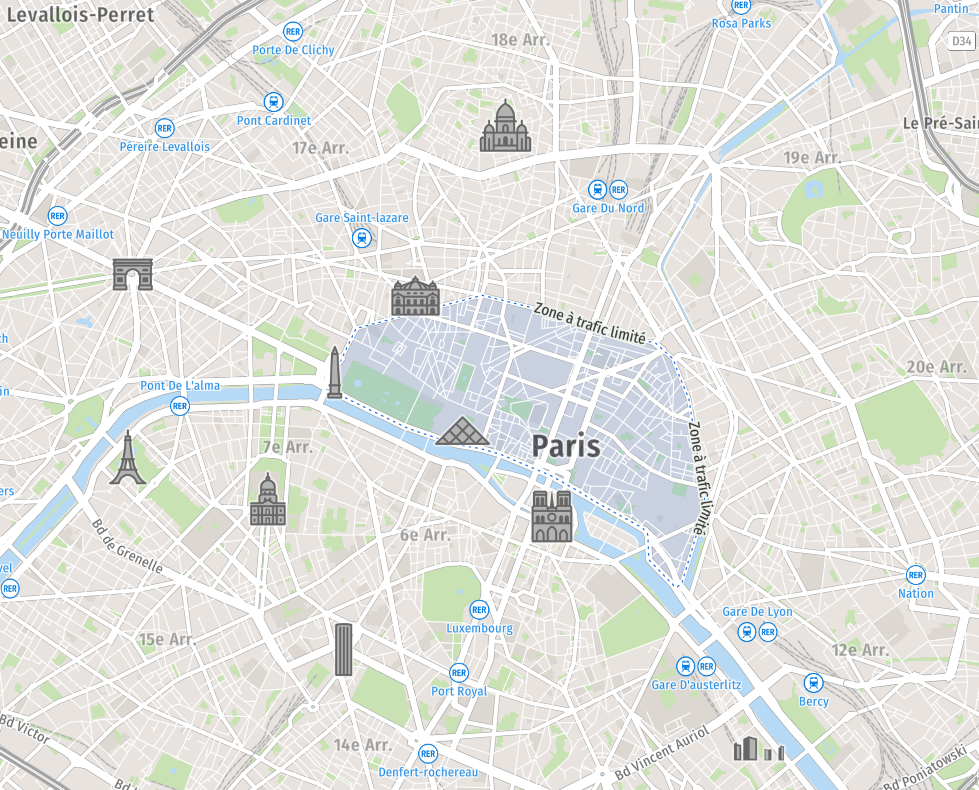
#> input picture location_problem/paris_map.PNG, 979 x 790 px, found by its file name
$ python make_images.py
#> lines starting #> are read from the running program, lines starting #| are printed output that depends on the picture; after the words box and inside, x2 and y2 are one past the last pixel; in counts of white or black regions, pixels touching at a corner belong together


import numpy as np
import random
import matplotlib.pyplot as plt
from PIL import Image
import pickle
import matplotlib.pyplot as plt

def generate_image(height, width):
    # Create a blank image of specified size with all pixels initially black
    image = np.zeros((height, width), dtype=np.uint8)

    # Define the bounds of the lower-left quarter to avoid placing spots there
    lower_left_quarter = (width // 2, width, height // 2, height)  # x_min, x_max, y_min, y_max

    # Number of spots to generate
    num_spots = random.randint(50, 150)

    for _ in range(num_spots):
        # Choose a random position for the spot, excluding the lower-left quarter
        x_center = random.randint(0, width - 1)
        y_center = random.randint(0, height - 1)

        while lower_left_quarter[0] <= x_center < lower_left_quarter[1] and lower_left_quarter[2] <= y_center < lower_left_quarter[3]:
            x_center = random.randint(0, width - 1)
            y_center = random.randint(0, height - 1)

        # Randomly choose the radius and shape
        radius = random.randint(height // 100, height // 20)
        shape = random.choice(['circle', 'square'])

        if shape == 'circle':
            # Draw a circular spot
            for x in range(max(0, x_center - radius), min(height, x_center + radius + 1)):
                for y in range(max(0, y_center - radius), min(width, y_center + radius + 1)):
                    if (x - x_center) ** 2 + (y - y_center) ** 2 <= radius ** 2:
                        image[x, y] = 255  # Set pixel to white
        elif shape == 'square':
            # Draw a square spot
            for x in range(max(0, x_center - radius), min(height, x_center + radius + 1)):
                for y in range(max(0, y_center - radius), min(width, y_center + radius + 1)):
                    image[x, y] = 255  # Set pixel to white

    # Return the numpy array representing the spots
    return image

def create_image_with_paris_map(spot_array, alpha_value=255):
    height, width = spot_array.shape
    # Load the Paris map and resize it
    paris_map = Image.open('paris_map.png').convert('RGB').resize((width, height))

    # Convert the Paris map to RGBA format for transparency
    paris_rgba = paris_map.convert('RGBA')

    # Apply transparency and red tint to spots in the overlay array
    for x in range(width):
        for y in range(height):
            gray_value = spot_array[y, x]  # Access the numpy array directly
            if gray_value ==  0:  # If there's a spot
                # Adjust red tint by setting red component higher
                r, g, b, _ = paris_rgba.getpixel((x, y))
                new_r = min(255, 200+r)  # Increase the red channel for a reddish tint
                paris_rgba.putpixel((x, y), (new_r,g//2,b//2,_))# g, b, alpha_value))
            else:
                # Make non-spot areas fully opaque
                paris_rgba.putpixel((x, y), (*paris_rgba.getpixel((x, y))[:3], 255))

    return paris_rgba

from matplotlib.backends.backend_agg import FigureCanvasAgg as FigureCanvas
from matplotlib.colors import Normalize
from matplotlib.colorbar import ColorbarBase

# [88 lines left out: functions create_image_nuanced_with_paris_map_regular_resolution, create_image_nuanced_with_paris_map_increased_resolution, not called in this run]

def display_dataset(dataset):
    # Define grid dimensions
    grid_rows, grid_cols = 3, 3
    fig, axes = plt.subplots(grid_rows, grid_cols, figsize=(15, 15))
    # Adjust spacing between the images
    plt.subplots_adjust(wspace=0.0, hspace=0.05)  # Adjust these values as needed
    # Plot each image on the grid
    for i in range(grid_rows * grid_cols):
        # Check if we have an image for this grid cell
        if i < len(dataset):
            # Generate the overlaid image with spots on the Paris map
            im = dataset[i % len(dataset)]
            I, J = im>0, im==0
            im[I] = 0
            im[J] = 1
            result_image = create_image_with_paris_map(im) # create_image_with_paris_map(dataset[i % len(dataset)])

            # Display the image in the appropriate grid cell
            ax = axes[i // grid_cols, i % grid_cols]
            ax.imshow(result_image)
            ax.axis('off')
        else:
            # Hide unused grid cells
            axes[i // grid_cols, i % grid_cols].axis('off')

    plt.show()

from PIL import ImageDraw
def generate_rectangles_image(height, width):
    # Create a white background image
#> called with height = 200, width = 200
    image = np.ones((height, width), dtype=np.uint8) * 255

    # Convert to PIL image for easy drawing
    pil_image = Image.fromarray(image)
#> pil_image: PIL image 200x200 L; every value is 255
    draw = ImageDraw.Draw(pil_image)
    draw = ImageDraw.Draw(pil_image)
    rectangle_size1 = width//10
    rectangle_size2 = [height//9, height//5]
    liste_x0s = [3*width//4, width//4, 7*width//10, 6*width//11, width-rectangle_size1-10, rectangle_size1, 2*width//9, width-rectangle_size1-5]
    list_y0s = [height//9, height//2, 7*height//12, 3*height//4, 8*height//13, 3*height//4, height-rectangle_size2[0]-5, height-rectangle_size2[0]-5]
    num_squares = len(list_y0s)

    for i in range(num_squares):
        # Randomly choose top-left corner for each square, ensuring it fits within the image
        j = 0
        if i == 0:
            j = 1
        rectangle_size = rectangle_size1, rectangle_size2[j]
        x0 = liste_x0s[i]
        y0 = list_y0s[i]
        x1, y1 = x0 + rectangle_size[0], y0 + rectangle_size[1]

        x1, y1 = x0 + rectangle_size[0], y0 + rectangle_size[1]

        # Draw a filled black square
        draw.rectangle([x0, y0, x1, y1], fill=0)


    # Convert back to a numpy array
    final_image = np.array(pil_image)
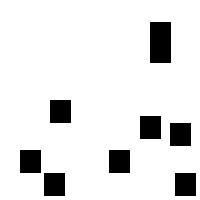
#> final_image: shape (200, 200); 89.4% white; 8 black regions, largest, box (x1, y1, x2, y2) and area: (150, 22, 171, 63) 861, (50, 100, 71, 123) 483, (140, 116, 161, 139) 483

    return final_image

if __name__ == '__main__':
    height, width = 200, 200 # 100,100
    filter = generate_rectangles_image(height, width)
    filter = create_image_with_paris_map(filter, 50)
#> in create_image_with_paris_map, `paris_map = Image.open('paris_map.png').convert('RGB').resize((width, ..`:
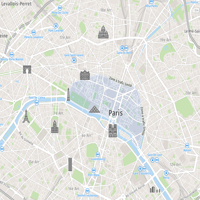
#> paris_map: PIL image 200x200 RGB; mean R, G, B 226.5, 227.9, 224
#> after the loop in create_image_with_paris_map, `for x in range(width):`:
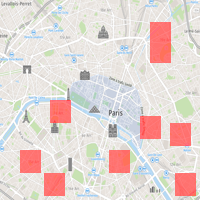
#> paris_rgba: PIL image 200x200 RGBA; mean R, G, B, A 229.3, 215.7, 212.1, 255
    # Display image
    plt.imshow(filter)


    remake_dataset = True
    if remake_dataset:
        dataset = []
        for i in range(12):
            spot_array = generate_image(height, width)
            dataset.append(spot_array/np.sum(spot_array))
        # [6 lines of commented-out code are left out]
        display_dataset(dataset)
#> call 2 of create_image_with_paris_map, with alpha_value = 255
#> after the loop in create_image_with_paris_map (call 2), `for x in range(width):`:
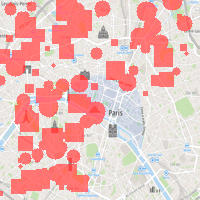
#> paris_rgba: PIL image 200x200 RGBA; mean R, G, B, A 235.8, 191.2, 188, 255
#> in display_dataset, `result_image = create_image_with_paris_map(im)`:
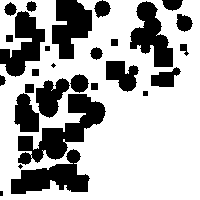
#> im: shape (200, 200) float64; values 0 (black) and 1 (white), 67.9% white; 28 black regions (3 under 20 px), largest, box (x1, y1, x2, y2) and area: (18, 94, 106, 165) 2350, (11, 149, 90, 194) 1737, (52, 0, 92, 59) 1582
#> in display_dataset, `plt.show()`:
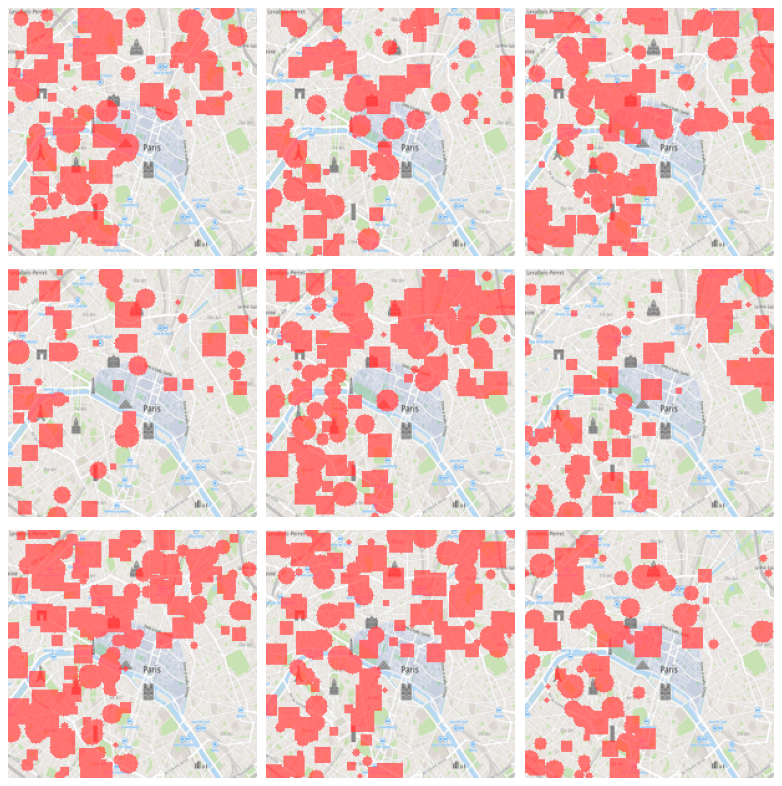
#> figure drawn by matplotlib, 9 panels
    # [31 lines of commented-out code are left out]
